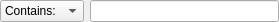
<?xml version="1.0" encoding="UTF-8"?>
<ui version="4.0">
 <class>TextQuery</class>
 <widget class="QWidget" name="TextQuery">
  <property name="geometry">
   <rect>
    <x>0</x>
    <y>0</y>
    <width>279</width>
    <height>20</height>
   </rect>
  </property>
  <property name="windowTitle">
   <string>Form</string>
  </property>
  <layout class="QHBoxLayout" name="horizontalLayout_3" stretch="0,1">
   <property name="margin">
    <number>0</number>
   </property>
   <item>
    <widget class="QComboBox" name="comboBoxState">
     <item>
      <property name="text">
       <string>Contains:</string>
      </property>
     </item>
     <item>
      <property name="text">
       <string>Equals to:</string>
      </property>
     </item>
    </widget>
   </item>
   <item>
    <widget class="QStackedWidget" name="stackedWidget">
     <property name="currentIndex">
      <number>0</number>
     </property>
     <widget class="QWidget" name="pageContains">
      <layout class="QHBoxLayout" name="horizontalLayout_2">
       <property name="spacing">
        <number>0</number>
       </property>
       <property name="margin">
        <number>0</number>
       </property>
       <item>
        <widget class="QLineEdit" name="lineEditContains"/>
       </item>
      </layout>
     </widget>
     <widget class="QWidget" name="pageEquals">
      <layout class="QHBoxLayout" name="horizontalLayout">
       <property name="spacing">
        <number>0</number>
       </property>
       <property name="margin">
        <number>0</number>
       </property>
       <item>
        <widget class="QLineEdit" name="lineEditEquals"/>
       </item>
      </layout>
     </widget>
    </widget>
   </item>
  </layout>
 </widget>
 <resources/>
 <connections>
  <connection>
   <sender>comboBoxState</sender>
   <signal>currentIndexChanged(int)</signal>
   <receiver>stackedWidget</receiver>
   <slot>setCurrentIndex(int)</slot>
   <hints>
    <hint type="sourcelabel">
     <x>46</x>
     <y>12</y>
    </hint>
    <hint type="destinationlabel">
     <x>192</x>
     <y>12</y>
    </hint>
   </hints>
  </connection>
 </connections>
</ui>
